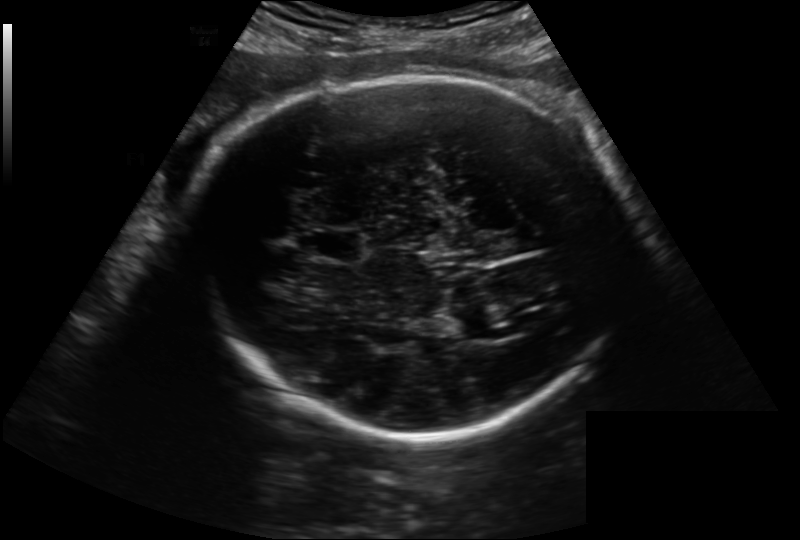
#> input picture Deteksi_Umur_Janin/773_2HC.png, 800 x 540 px
$ jupyter execute Fetal_HC_Hough_Ellipse_GA.ipynb
#> lines starting #> are read from the running program, lines starting #| are printed output that depends on the picture; after the words box and inside, x2 and y2 are one past the last pixel; in counts of white or black regions, pixels touching at a corner belong together; long printed decimals are rounded
# Fetal Head Circumference (HC) and Gestational Age Estimation

Computer Vision only pipeline:

USG Image → Preprocessing → Edge Detection → Ellipse Detection → HC → GA

Tidak menggunakan Machine Learning.

[cell 1]
import cv2
import numpy as np
import matplotlib.pyplot as plt
import math

[cell 2]
# ==============================
# PARAMETER SETTING
# ==============================

IMAGE_PATH = "773_2HC.png"

# manual calibration
PIXEL_SIZE_MM = 0.221600823932


# CLAHE
CLAHE_CLIP = 3.0
CLAHE_GRID = (8,8)


# Median Filter
MEDIAN_KERNEL = 7


# Canny
CANNY_LOW = 70
CANNY_HIGH = 190


# Ellipse filter
MIN_MAJOR = 200
MAX_MAJOR = 800

MIN_MINOR = 150
MAX_MINOR = 700

MIN_RATIO = 1.0
MAX_RATIO = 1.6

[cell 3]
img = cv2.imread(IMAGE_PATH)
#> img is the input picture: shape (540, 800, 3); min 0, max 243, mean 19.2

if img is None:
    raise FileNotFoundError("Image tidak ditemukan")

rgb = cv2.cvtColor(img, cv2.COLOR_BGR2RGB)

plt.imshow(rgb)
plt.title("Original USG")
plt.axis("off")
plt.show()

[cell 4]
gray = cv2.cvtColor(img, cv2.COLOR_BGR2GRAY)

clahe = cv2.createCLAHE(
    clipLimit=CLAHE_CLIP,
    tileGridSize=CLAHE_GRID
)

enhanced = clahe.apply(gray)
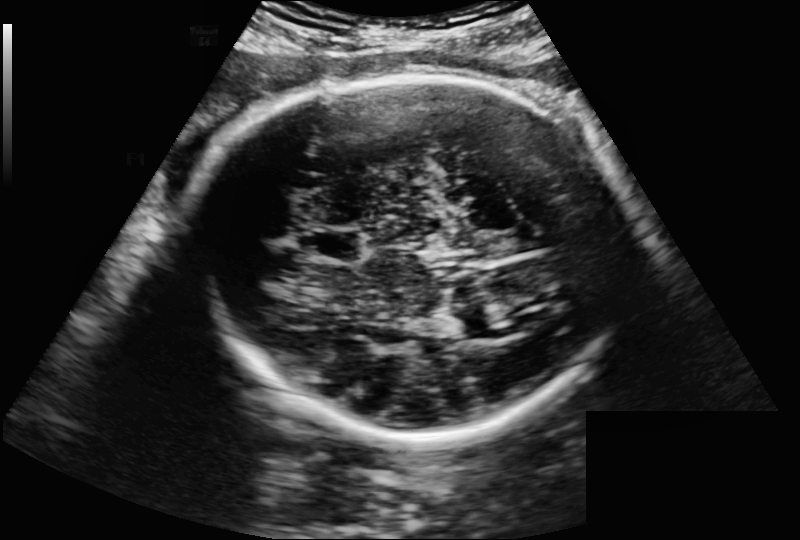
#> enhanced: shape (540, 800); min 2, max 252, mean 40.9

blur = cv2.medianBlur(
    enhanced,
    MEDIAN_KERNEL
)

plt.imshow(blur,cmap="gray")
plt.title("CLAHE + Median Blur")
plt.axis("off")
plt.show()

[cell 5]
edges=cv2.Canny(
    blur,
    CANNY_LOW,
    CANNY_HIGH
)
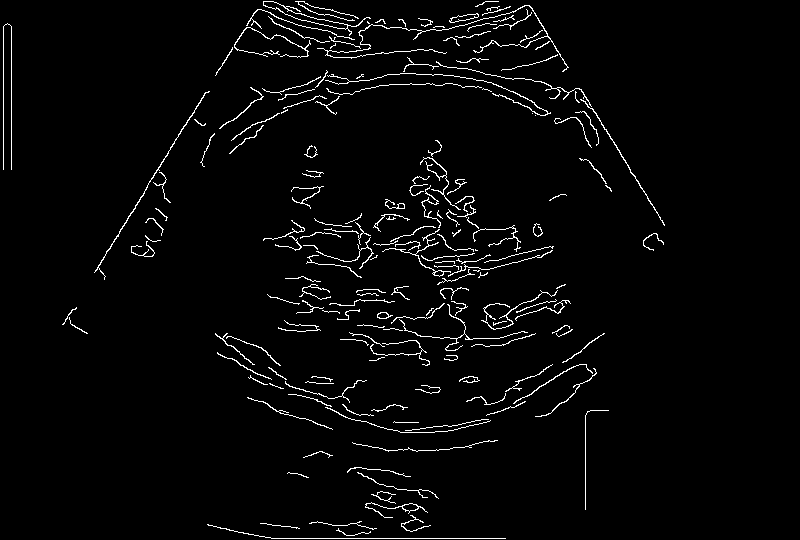
#> edges: shape (540, 800); 2.8% white in thin lines or dots, all inside (x1, y1, x2, y2) = (3, 1, 665, 539)

plt.imshow(edges,cmap="gray")
plt.title("Canny Edge")
plt.axis("off")
plt.show()

[cell 6]
# Sambungkan tepi Canny yang terfragmentasi agar kontur lebih utuh
kernel = cv2.getStructuringElement(cv2.MORPH_ELLIPSE, (7, 7))
edges_closed = cv2.morphologyEx(edges, cv2.MORPH_CLOSE, kernel, iterations=1)
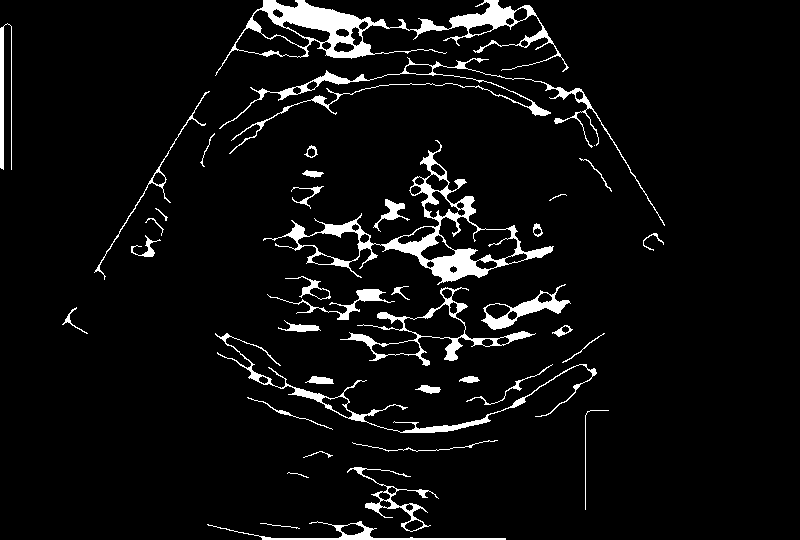
#> edges_closed: shape (540, 800); 5.6% white; 40 white regions (1 under 20 px)

contours,_=cv2.findContours(
    edges_closed,
    cv2.RETR_LIST,
    cv2.CHAIN_APPROX_NONE
)
#> contours = 96 contours, 10 with area under 20; largest, box (x1, y1, x2, y2) and area: (263, 140, 554, 285) 9758, (215, 0, 569, 76) 7625, (340, 287, 536, 366) 3247, (438, 216, 518, 262) 2109, (219, 57, 665, 226) 1786

candidates=[]

for cnt in contours:

    if len(cnt)>=5:

        ellipse=cv2.fitEllipse(cnt)

        major=max(ellipse[1])
        minor=min(ellipse[1])

        if minor <= 0:
            continue

        ratio=major/minor

        if (
            MIN_MAJOR < major < MAX_MAJOR
            and MIN_MINOR < minor < MAX_MINOR
            and MIN_RATIO < ratio < MAX_RATIO
        ):
            candidates.append(ellipse)
#> this loop made 96 passes
#> (ellipse, major, minor, ratio) on passes 1 to 11: (((351.9, 529.1), (11.58, 23.16), 87.69), 23.16, 11.58, 2), (((279.8, 525.3), (1.27, 35.29), 97.42), 35.29, 1.27, 27.73), (((360.4, 531.6), (16.06, 309.7), 90.62), 309.7, 16.06, 19.28), (((413.4, 524.9), (10.52, 18.88), 75.87), 18.88, 10.52, 1.79), (((409, 507), (7.02, 8), 90), 8, 7.02, 1.14), (((385, 503.5), (7.39, 12.49), 103.1), 12.49, 7.39, 1.69), (((384, 495.6), (7.85, 12.24), 104.2), 12.24, 7.85, 1.56), (((391.5, 490), (7.43, 8.94), 90), 8.94, 7.43, 1.2), (((297.3, 474.9), (3.03, 18.79), 103), 18.79, 3.03, 6.21), (((394.7, 495.8), (44.36, 85.67), 118.9), 85.67, 44.36, 1.93), (((299.4, 475.3), (27, 72.51), 54.91), 72.51, 27, 2.69)
#> after the loop, candidates = [((419.8, 243.2), (342, 483.3), 89.92)]


print("Candidate ellipse:",len(candidates))
#| Candidate ellipse: 1

if len(candidates)==0:
    ellipse = None
    print("[WARNING] Ellipse tidak ditemukan. Cek CANNY_LOW/HIGH atau parameter filter.")
else:
    ellipse=max(
        candidates,
        key=lambda e:e[1][0]*e[1][1]
    )
#> ellipse = ((419.8, 243.2), (342, 483.3), 89.92)
    print(ellipse)
#| ((419.815, 243.231), (342.021, 483.326), 89.915)

[cell 7]
result=rgb.copy()

if ellipse is not None:
    cv2.ellipse(
        result,
        ellipse,
        (0,255,0),
        3
    )
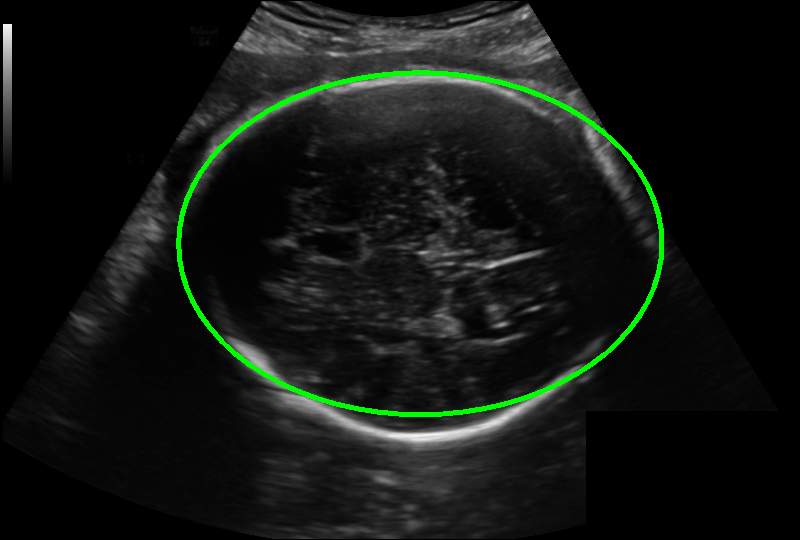
#> result: shape (540, 800, 3); 1.51% of pixels changed, all inside (x1, y1, x2, y2) = (176, 70, 664, 417)
    plt.imshow(result)
    plt.title("Detected Head Ellipse")
else:
    plt.imshow(result)
    plt.title("Ellipse tidak terdeteksi")
    print("[WARNING] Tidak ada ellipse untuk digambar.")

plt.axis("off")
plt.show()

[cell 8]
HC_mm = None

if ellipse is not None:
    (center,axes,angle)=ellipse
#> center = (419.8, 243.2); axes = (342, 483.3); angle = 89.92

    major=max(axes)/2
#> major = 241.7
    minor=min(axes)/2
#> minor = 171

    a_mm=major*PIXEL_SIZE_MM
#> a_mm = 53.55
    b_mm=minor*PIXEL_SIZE_MM
#> b_mm = 37.9

    HC_mm=np.pi*(
        3*(a_mm+b_mm)
        -
        np.sqrt(
            (3*a_mm+b_mm)*(a_mm+3*b_mm)
        )
    )
#> HC_mm = 289.4

    print("Semi major axis:",a_mm,"mm")
#| Semi major axis: 53.553 mm
    print("Semi minor axis:",b_mm,"mm")
#| Semi minor axis: 37.896 mm
    print("HC:",HC_mm,"mm")
#| HC: 289.404 mm
else:
    print("[WARNING] HC tidak dapat dihitung (ellipse tidak ditemukan).")

[cell 9]
if HC_mm is not None and HC_mm > 0:

    HC=HC_mm
#> HC = 289.4

    log_GA=(
        0.05970*(math.log(HC)**2)
        +
        6.409e-9*(HC**3)
        +
        3.3258
    )
#> log_GA = 5.4

    GA_days=math.exp(log_GA)
#> GA_days = 221.2

    print("Estimated GA:")
    print(GA_days/7,"weeks")
#| 31.597 weeks
else:
    print("[WARNING] GA tidak dapat dihitung (HC tidak valid).")

[cell 10]
# Nilai acuan HC (ganti sesuai ground truth)
HC_REF_MM = 292.20

plt.figure(figsize=(12,5))

plt.subplot(1,2,1)
plt.imshow(rgb)
plt.title("Original")
plt.axis("off")

plt.subplot(1,2,2)
plt.imshow(result)

if ellipse is not None and HC_mm is not None:
    err = abs(HC_mm - HC_REF_MM)
#> err = 2.8
    err_pct = 100 * err / HC_REF_MM
#> err_pct = 0.957

    if HC_mm > 0:
        log_GA=(0.05970*(math.log(HC_mm)**2) + 6.409e-9*(HC_mm**3) + 3.3258)
        GA_weeks = math.exp(log_GA) / 7
#> GA_weeks = 31.6
    else:
        GA_weeks = None

    plt.text(10, 30, "HC ref: {:.2f} mm".format(HC_REF_MM),
             color="cyan", fontsize=11,
             bbox=dict(boxstyle="round,pad=0.4", facecolor="black", alpha=0.8))
    plt.text(10, 55, "HC det: {:.2f} mm".format(HC_mm),
             color="lime", fontsize=11,
             bbox=dict(boxstyle="round,pad=0.4", facecolor="black", alpha=0.8))
    plt.text(10, 80, "Error: {:.2f} mm ({:.1f}%)".format(err, err_pct),
             color="yellow", fontsize=11,
             bbox=dict(boxstyle="round,pad=0.4", facecolor="black", alpha=0.8))
    if GA_weeks is not None:
        plt.text(10, 105, "GA: {:.1f} minggu".format(GA_weeks),
                 color="orange", fontsize=11,
                 bbox=dict(boxstyle="round,pad=0.4", facecolor="black", alpha=0.8))
    plt.title("Original + Ellipse")
else:
    plt.title("Ellipse tidak terdeteksi")

plt.axis("off")

plt.tight_layout()
plt.show()

$ run again, with Deteksi_Umur_Janin/fetal.jpg saved as Deteksi_Umur_Janin/773_2HC.png
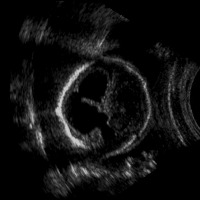
#> input picture Deteksi_Umur_Janin/fetal.jpg, 200 x 200 px
#> img is the input picture: shape (200, 200, 3); min 0, max 215, mean 16.4
#> `edges=cv2.Canny( blur, CANNY_LOW, CANNY_HIGH )`:
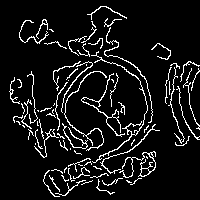
#> edges: shape (200, 200); 8.6% white in thin lines or dots
#> `edges_closed = cv2.morphologyEx(edges, cv2.MORPH_CLOSE, kernel, iterat..`:
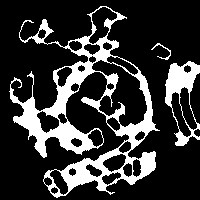
#> edges_closed: shape (200, 200); 21.2% white; 3 white regions
#> contours = 34 contours; largest, box (x1, y1, x2, y2) and area: (9, 6, 160, 198) 11612, (91, 59, 148, 128) 1936, (165, 61, 200, 146) 1770, (88, 6, 118, 45) 552, (179, 86, 198, 131) 394
#> the loop `for cnt in contours: ` made 34 passes
#> (ellipse, major, minor, ratio) on passes 1 to 7: (((54, 190), (7.02, 8), 90), 8, 7.02, 1.14), (((47.57, 181), (8.15, 9.72), 135.2), 9.72, 8.15, 1.19), (((110.1, 177.8), (10.08, 21.65), 68.46), 21.65, 10.08, 2.15), (((59.18, 181.4), (11.43, 30.59), 149.7), 30.59, 11.43, 2.68), (((72, 171.5), (8.04, 8.2), 90), 8.2, 8.04, 1.02), (((93.62, 170.5), (9.39, 19.1), 122.2), 19.1, 9.39, 2.03), (((127.5, 169.4), (10.14, 14.15), 177.1), 14.15, 10.14, 1.39)
#> after the loop `for cnt in contours:`: candidates = []
#| Candidate ellipse: 0
